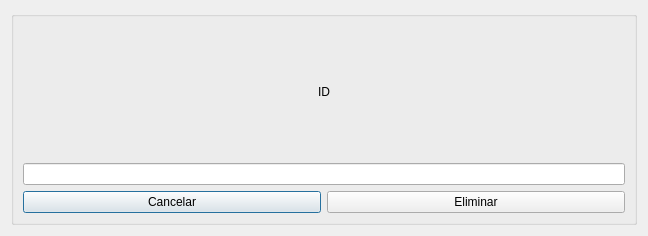
<?xml version="1.0" encoding="UTF-8"?>
<ui version="4.0">
 <class>eliminar_propietario</class>
 <widget class="QDialog" name="eliminar_propietario">
  <property name="geometry">
   <rect>
    <x>0</x>
    <y>0</y>
    <width>648</width>
    <height>236</height>
   </rect>
  </property>
  <property name="windowTitle">
   <string>Dialog</string>
  </property>
  <layout class="QGridLayout" name="gridLayout">
   <item row="0" column="0">
    <widget class="QGroupBox" name="groupBox">
     <property name="title">
      <string/>
     </property>
     <layout class="QGridLayout" name="gridLayout_2">
      <item row="2" column="1">
       <widget class="QPushButton" name="cancelarPB">
        <property name="text">
         <string>Cancelar</string>
        </property>
       </widget>
      </item>
      <item row="2" column="2">
       <widget class="QPushButton" name="eliminarPB">
        <property name="text">
         <string>Eliminar</string>
        </property>
       </widget>
      </item>
      <item row="1" column="1" colspan="2">
       <widget class="QLineEdit" name="idLE"/>
      </item>
      <item row="0" column="1" colspan="2">
       <widget class="QLabel" name="idL">
        <property name="text">
         <string>ID</string>
        </property>
        <property name="alignment">
         <set>Qt::AlignCenter</set>
        </property>
       </widget>
      </item>
     </layout>
    </widget>
   </item>
  </layout>
 </widget>
 <resources/>
 <connections>
  <connection>
   <sender>cancelarPB</sender>
   <signal>clicked()</signal>
   <receiver>eliminar_propietario</receiver>
   <slot>close()</slot>
   <hints>
    <hint type="sourcelabel">
     <x>157</x>
     <y>198</y>
    </hint>
    <hint type="destinationlabel">
     <x>78</x>
     <y>233</y>
    </hint>
   </hints>
  </connection>
 </connections>
</ui>
